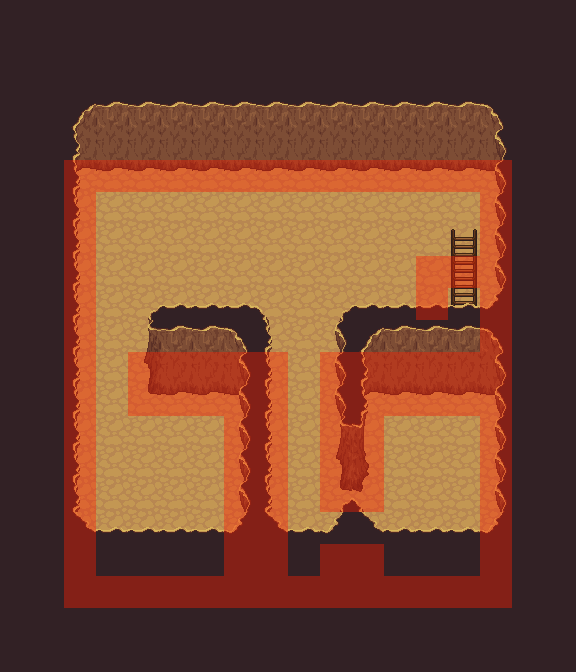

A 2D game scene composited from a Tiled map and its tileset images. What follows is a short description and the map's XML, with every tile layer's data as written:
An orthogonal 18x21 tile map with 32x32 px tiles, 3 tile layers (background, object, collision), 4 tilesets and 1 object (event).

<map height="21" orientation="orthogonal" renderorder="right-down" tileheight="32" tilewidth="32" version="1.0" width="18">
 <properties>
  <property name="music" value="music/calmtown.ogg" />
  <property name="tileset" value="tilesetdefs/outside.txt" />
  <property name="title" value="Jail" />
 </properties>
 <tileset firstgid="1" name="tiled_collision" tileheight="32" tilewidth="32">
  <image height="32" source="tiled_collision.png" width="480" />
 </tileset>
 <tileset firstgid="16" name="generic_background" tileheight="32" tilewidth="32">
  <image height="832" source="generic_background.png" width="864" />
 </tileset>
 <tileset firstgid="718" name="small_objects" tileheight="64" tilewidth="32">
  <image height="512" source="small_objects.png" width="671" />
 </tileset>
 <tileset firstgid="878" name="outside_objects" tileheight="128" tilewidth="32">
  <image height="768" source="outside_objects.png" width="672" />
 </tileset>
 <layer height="21" name="background" width="18">
  <data encoding="csv">
158,158,158,158,158,158,158,158,158,158,158,158,158,158,158,158,158,158,
158,158,158,158,158,158,158,158,158,158,158,158,158,158,158,158,158,158,
158,158,158,158,158,158,158,158,158,158,158,158,158,158,158,158,158,158,
158,158,158,158,158,158,158,158,158,158,158,158,158,158,158,158,158,158,
158,158,158,158,158,158,158,158,46,46,46,158,158,158,158,158,158,158,
158,158,46,46,46,46,46,46,46,46,46,46,46,46,46,46,158,158,
158,158,46,46,46,46,46,46,46,46,46,46,46,46,46,46,158,158,
158,158,46,46,46,46,46,46,46,46,46,46,46,46,46,46,158,158,
158,158,46,46,46,46,46,46,46,46,46,46,46,46,46,46,158,158,
158,158,46,46,46,46,46,46,46,46,46,46,46,46,46,46,158,158,
158,158,46,46,46,46,46,46,46,46,46,46,46,46,46,46,158,158,
158,158,46,46,46,46,46,46,46,46,46,46,46,46,46,46,158,158,
158,158,46,46,46,46,46,46,46,46,46,46,46,46,46,46,158,158,
158,158,46,46,46,46,46,46,46,46,46,46,46,46,46,46,158,158,
158,158,46,46,46,46,46,46,46,46,46,46,46,46,46,46,158,158,
158,158,46,46,46,46,46,46,46,46,46,46,46,46,46,46,158,158,
158,158,46,46,46,46,46,46,46,46,46,46,46,46,46,46,158,158,
158,158,46,46,46,46,46,46,46,46,46,46,46,46,46,46,158,158,
158,158,158,158,158,158,158,158,158,158,158,158,158,158,158,158,158,158,
158,158,158,158,158,158,158,158,158,158,158,158,158,158,158,158,158,158,
158,158,158,158,158,158,158,158,158,158,158,158,158,158,158,158,158,158
</data>
 </layer>
 <layer height="21" name="object" width="18">
  <data encoding="csv">
0,0,0,0,0,0,0,0,0,0,0,0,0,0,0,0,0,0,
0,0,0,0,0,0,0,0,0,0,0,0,0,0,0,0,0,0,
0,0,0,0,0,0,0,0,0,0,0,0,0,0,0,0,0,0,
0,0,0,0,0,0,0,0,0,0,0,0,0,0,0,0,0,0,
0,0,0,0,0,0,0,0,0,0,0,0,0,0,0,0,0,0,
0,0,892,879,879,879,879,879,879,879,879,879,879,879,879,891,0,0,
0,0,885,0,0,0,0,0,0,0,0,0,0,0,0,883,0,0,
0,0,885,0,0,0,0,0,0,0,0,0,0,0,0,883,0,0,
0,0,885,0,0,0,0,0,0,0,0,0,0,0,0,883,0,0,
0,0,885,0,0,0,0,0,0,0,0,0,0,0,894,883,0,0,
0,0,885,0,0,0,0,0,0,0,0,0,0,0,0,883,0,0,
0,0,885,0,886,887,887,887,888,0,886,887,887,887,887,889,0,0,
0,0,885,0,878,879,879,891,885,0,883,892,879,879,879,891,0,0,
0,0,885,0,0,0,0,883,885,0,883,885,0,0,0,883,0,0,
0,0,885,0,0,0,0,883,885,0,883,885,0,0,0,883,0,0,
0,0,885,0,0,0,0,883,885,0,878,880,0,0,0,883,0,0,
0,0,885,0,0,0,0,883,885,0,0,0,0,0,0,883,0,0,
0,0,885,0,0,0,0,883,885,0,886,888,0,0,0,883,0,0,
0,0,890,887,887,887,887,889,890,887,889,890,887,887,887,889,0,0,
0,0,0,0,0,0,0,0,0,0,0,0,0,0,0,0,0,0,
0,0,0,0,0,0,0,0,0,0,0,0,0,0,0,0,0,0
</data>
 </layer>
 <layer height="21" name="collision" width="18">
  <data encoding="csv">
0,0,0,0,0,0,0,0,0,0,0,0,0,0,0,0,0,0,
0,0,0,0,0,0,0,0,0,0,0,0,0,0,0,0,0,0,
0,0,0,0,0,0,0,0,0,0,0,0,0,0,0,0,0,0,
0,0,0,0,0,0,0,0,0,0,0,0,0,0,0,0,0,0,
0,0,0,0,0,0,0,0,0,0,0,0,0,0,0,0,0,0,
0,0,1,1,1,1,1,1,1,1,1,1,1,1,1,1,0,0,
0,0,1,0,0,0,0,0,0,0,0,0,0,0,0,1,0,0,
0,0,1,0,0,0,0,0,0,0,0,0,0,0,0,1,0,0,
0,0,1,0,0,0,0,0,0,0,0,0,0,1,1,1,0,0,
0,0,1,0,0,0,0,0,0,0,0,0,0,1,0,1,0,0,
0,0,1,0,0,0,0,0,0,0,0,0,0,0,0,1,0,0,
0,0,1,0,1,1,1,1,1,0,1,1,1,1,1,1,0,0,
0,0,1,0,1,1,1,1,1,0,1,1,1,1,1,1,0,0,
0,0,1,0,0,0,0,1,1,0,1,1,0,0,0,1,0,0,
0,0,1,0,0,0,0,1,1,0,1,1,0,0,0,1,0,0,
0,0,1,0,0,0,0,1,1,0,1,1,0,0,0,1,0,0,
0,0,1,0,0,0,0,1,1,0,0,0,0,0,0,1,0,0,
0,0,1,0,0,0,0,1,1,0,1,1,0,0,0,1,0,0,
0,0,1,1,1,1,1,1,1,1,1,1,1,1,1,1,0,0,
0,0,0,0,0,0,0,0,0,0,0,0,0,0,0,0,0,0,
0,0,0,0,0,0,0,0,0,0,0,0,0,0,0,0,0,0
</data>
 </layer>
 <objectgroup name="event">
  <object height="32" name="Teleport to Barracks" type="event" width="32" x="448" y="288">
   <properties>
    <property name="intermap" value="maps/barracks.txt,46,7" />
   <property name="activate" value="on_trigger" /></properties>
  </object>
 </objectgroup>
 <objectgroup name="npc" />
</map>
